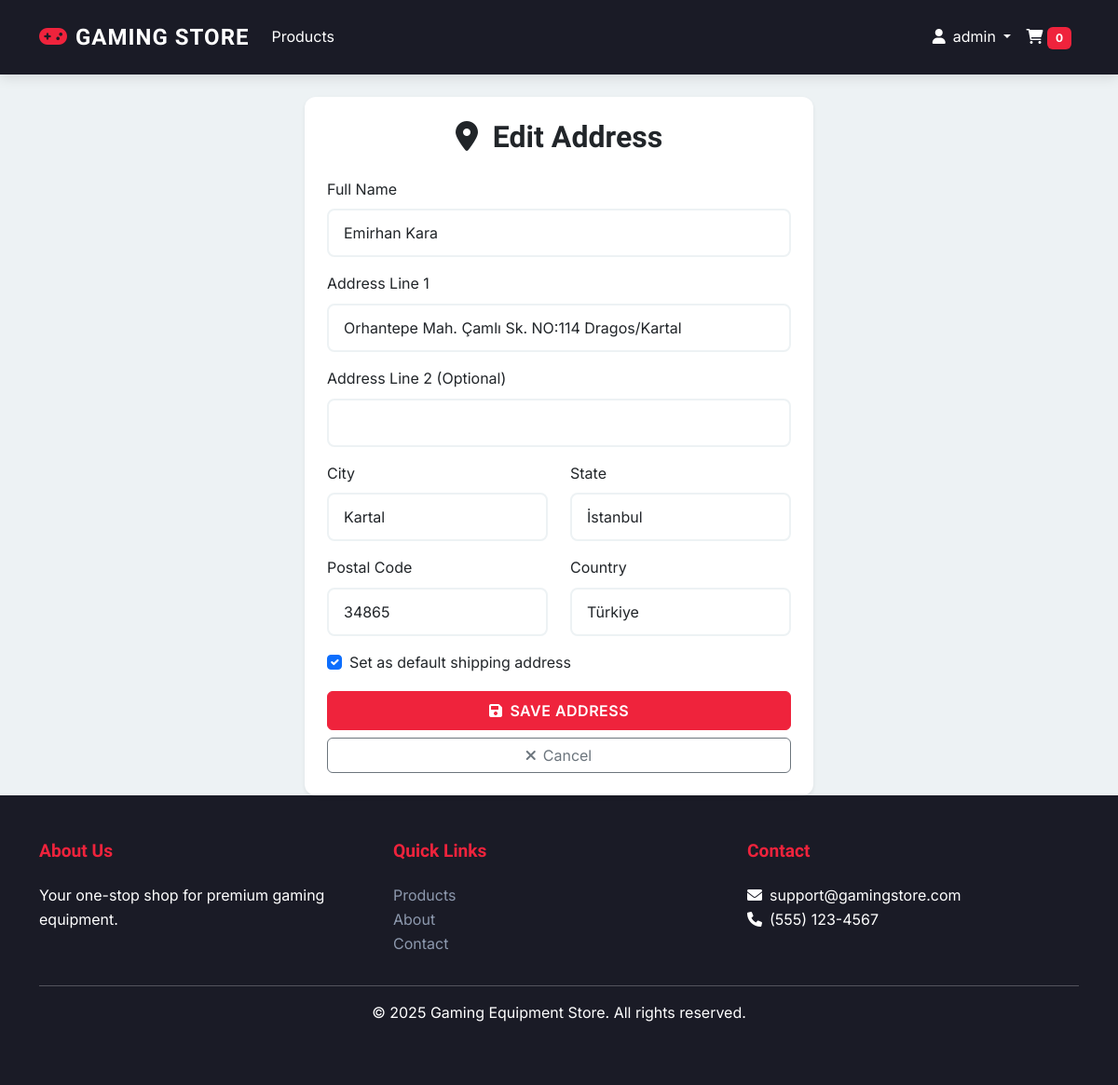
The page /users/addresses/1/edit/ (signed in) on the database its author committed.
### users/models.py (models this page shows, shortened)
class Address(models.Model):
    user = models.ForeignKey(User, on_delete=models.CASCADE, related_name='addresses')
    full_name = models.CharField(max_length=255)
    address_line_1 = models.CharField(max_length=255)
    address_line_2 = models.CharField(max_length=255, blank=True)
    city = models.CharField(max_length=100)
    state = models.CharField(max_length=100)
    postal_code = models.CharField(max_length=20)
    country = models.CharField(max_length=100)
    is_default = models.BooleanField(default=False)

### users/views.py (the view)
# urls.py: path('addresses/<int:pk>/edit/', views.address_edit, name='address_edit'),
@login_required
def address_edit(request, pk):
    address = get_object_or_404(Address, pk=pk, user=request.user)
    if request.method == 'POST':
        form = AddressForm(request.POST, instance=address)
        if form.is_valid():
            form.save()
            messages.success(request, 'Address updated successfully!')
            return redirect('users:address_list')
    else:
        form = AddressForm(instance=address)
    return render(request, 'users/address_form.html', {'form': form, 'address': address})

### users/forms.py
class AddressForm(forms.ModelForm):
    class Meta:
        model = Address
        fields = ['full_name', 'address_line_1', 'address_line_2', 'city',
                 'state', 'postal_code', 'country', 'is_default']
        widgets = {
            'address_line_2': forms.TextInput(attrs={'placeholder': 'Apartment, suite, etc. (optional)'})
        }

### shopping_cart/templatetags/cart_tags.py (called while the page is built)
@register.filter
def cart_items_count(user):
    if user.is_authenticated:
        return CartItem.objects.filter(user=user).count()
    return 0

### templates/users/address_form.html (shortened to what this page needs)
{% extends "base.html" %}
{% block content %}
<div class="row justify-content-center">
    <div class="col-md-8 col-lg-6">
        <div class="card shadow-sm">
            <div class="card-body p-4">
                <h2 class="text-center mb-4">
                    <i class="fas fa-map-marker-alt me-2"></i>
                    {% if address %}Edit{% else %}Add New{% endif %} Address
                </h2>
                <form method="post">
                    <div class="row">
                        <div class="col-12 mb-3">
                            <label for="full_name" class="form-label">Full Name</label>
                            <input type="text" class="form-control" id="full_name" name="full_name"
                                   value="{{ address.full_name|default:'' }}" required>
                        </div>
                        <div class="col-12 mb-3">
                            <label for="address_line_1" class="form-label">Address Line 1</label>
                            <input type="text" class="form-control" id="address_line_1" name="address_line_1"
                                   value="{{ address.address_line_1|default:'' }}" required>
                        </div>
                        <div class="col-12 mb-3">
                            <label for="address_line_2" class="form-label">Address Line 2 (Optional)</label>
                            <input type="text" class="form-control" id="address_line_2" name="address_line_2"
                                   value="{{ address.address_line_2|default:'' }}">
                        </div>
                        <div class="col-md-6 mb-3">
                            <label for="city" class="form-label">City</label>
                            <input type="text" class="form-control" id="city" name="city"
                                   value="{{ address.city|default:'' }}" required>
                        </div>
                        <div class="col-md-6 mb-3">
                            <label for="state" class="form-label">State</label>
                            <input type="text" class="form-control" id="state" name="state"
                                   value="{{ address.state|default:'' }}" required>
                        </div>
                        <div class="col-md-6 mb-3">
                            <label for="postal_code" class="form-label">Postal Code</label>
                            <input type="text" class="form-control" id="postal_code" name="postal_code"
                                   value="{{ address.postal_code|default:'' }}" required>
                        </div>
                        <div class="col-md-6 mb-3">
                            <label for="country" class="form-label">Country</label>
                            <input type="text" class="form-control" id="country" name="country"
                                   value="{{ address.country|default:'' }}" required>
                        </div>
                        <div class="col-12 mb-3">
                            <div class="form-check">
                                <input type="checkbox" class="form-check-input" id="is_default" name="is_default"
                                       {% if address.is_default %}checked{% endif %}>
                                <label class="form-check-label" for="is_default">
                                    Set as default shipping address
                                </label>
                            </div>
                        </div>
                    </div>
                    <div class="d-grid gap-2">
                        <button type="submit" class="btn btn-primary">
                            <i class="fas fa-save me-2"></i>Save Address
                        </button>
                        <a href="{% url 'users:address_list' %}" class="btn btn-outline-secondary">
                            <i class="fas fa-times me-2"></i>Cancel
                        </a>
                    </div>
                </form>
            </div>
        </div>
    </div>
</div>
{% endblock %}

### templates/base.html (shortened to what this page needs)
{% load static %}
{% load cart_tags %}
<!DOCTYPE html>
<html lang="en">
<head>
    <link href="https://cdn.jsdelivr.net/npm/bootstrap@5.3.0/dist/css/bootstrap.min.css" rel="stylesheet">
    <link href="https://cdnjs.cloudflare.com/ajax/libs/font-awesome/6.0.0/css/all.min.css" rel="stylesheet">
</head>
<body>
    <nav class="navbar navbar-expand-lg navbar-dark mb-4">
        <div class="container">
            <a class="navbar-brand" href="{% url 'store:product_list' %}">
                <i class="fas fa-gamepad me-2"></i>Gaming Store
            </a>
            <div class="collapse navbar-collapse" id="navbarNav">
                <ul class="navbar-nav me-auto">
                    <li class="nav-item">
                        <a class="nav-link" href="{% url 'store:product_list' %}">Products</a>
                    </li>
                </ul>
                <ul class="navbar-nav">
                    {% if user.is_authenticated %}
                        <li class="nav-item dropdown">
                            <a class="nav-link dropdown-toggle" href="#" id="navbarDropdown" role="button" data-bs-toggle="dropdown">
                                <i class="fas fa-user me-2"></i>{{ user.username }}
                            </a>
                        </li>
                    {% endif %}
                    <li class="nav-item">
                        <a class="nav-link" href="{% url 'shopping_cart:cart_detail' %}">
                            <i class="fas fa-shopping-cart"></i>
                            {% with total_items=request.user|cart_items_count %}
                                <span class="badge bg-accent">{{ total_items|default:'0' }}</span>
                            {% endwith %}
                        </a>
                    </li>
                </ul>
            </div>
        </div>
    </nav>
    <main class="container">
        {% block content %}{% endblock %}
    </main>
    <footer class="footer mt-auto">
        <div class="container">
            <div class="row">
                <div class="col-md-4">
                    <h5>About Us</h5>
                    <p>Your one-stop shop for premium gaming equipment.</p>
                </div>
                <div class="col-md-4">
                    <h5>Quick Links</h5>
                    <ul class="list-unstyled">
                        <li><a href="{% url 'store:product_list' %}">Products</a></li>
                        <li><a href="#">About</a></li>
                        <li><a href="#">Contact</a></li>
                    </ul>
                </div>
                <div class="col-md-4">
                    <h5>Contact</h5>
                    <ul class="list-unstyled">
                        <li><i class="fas fa-envelope me-2"></i>support@gamingstore.com</li>
                        <li><i class="fas fa-phone me-2"></i>(555) 123-4567</li>
                    </ul>
                </div>
            </div>
            <hr>
            <div class="text-center">
                <p>&copy; {% now "Y" %} Gaming Equipment Store. All rights reserved.</p>
            </div>
        </div>
    </footer>
</body>
</html>

### templates/base.html (style rules this page uses)
:root { --primary-color: #2b2d42; --secondary-color: #8d99ae; --accent-color: #ef233c; --accent-hover: #d90429; --text-color: #2b2d42; --light-bg: #edf2f4; --dark-bg: #1a1b26; --card-bg: #ffffff; --neon-glow: 0 0 10px rgba(239, 35, 60, 0.5); }
body { font-family: 'Inter', sans-serif; color: var(--text-color); line-height: 1.6; background-color: var(--light-bg); min-height: 100vh; display: flex; flex-direction: column; }
h1, h2, h3, h4, h5, h6, .navbar-brand { font-family: 'Rajdhani', sans-serif; font-weight: 600; }
.navbar { background-color: var(--dark-bg); box-shadow: 0 4px 12px rgba(0,0,0,0.1); padding: 1rem 0; }
.navbar-brand { font-size: 1.5rem; text-transform: uppercase; letter-spacing: 1px; }
.navbar-brand i { color: var(--accent-color); }
.navbar-brand, .nav-link { color: white !important; transition: color 0.3s ease; }
.btn-primary { background-color: var(--accent-color); border-color: var(--accent-color); text-transform: uppercase; font-weight: 600; letter-spacing: 0.5px; padding: 0.5rem 1.5rem; transition: all 0.3s ease; }
.card { background-color: var(--card-bg); border: none; border-radius: 12px; box-shadow: 0 4px 6px rgba(0,0,0,0.1); transition: all 0.3s ease; overflow: hidden; }
.footer { background-color: var(--dark-bg); color: white; padding: 3rem 0; margin-top: auto; }
.footer h5 { color: var(--accent-color); margin-bottom: 1.5rem; font-size: 1.2rem; }
.footer a { color: var(--secondary-color); text-decoration: none; transition: color 0.3s ease; }
.form-control { border-radius: 8px; padding: 0.75rem 1rem; border: 2px solid var(--light-bg); transition: all 0.3s ease; }
.badge { padding: 0.5em 0.75em; border-radius: 6px; }
.badge.bg-accent { background-color: var(--accent-color) !important; }
main { animation: fadeIn 0.5s ease-out; }

### rows shown on the page
Address: full_name "Emirhan Kara", address_line_1 "Orhantepe Mah. Çamlı Sk. NO:114 Dragos/Kartal", city "Kartal", state "İstanbul", postal_code "34865", country "Türkiye", is_default "☑"

### other values the page prints
{{ user.username }} "admin"
{{ total_items|default:'0' }} "0"
